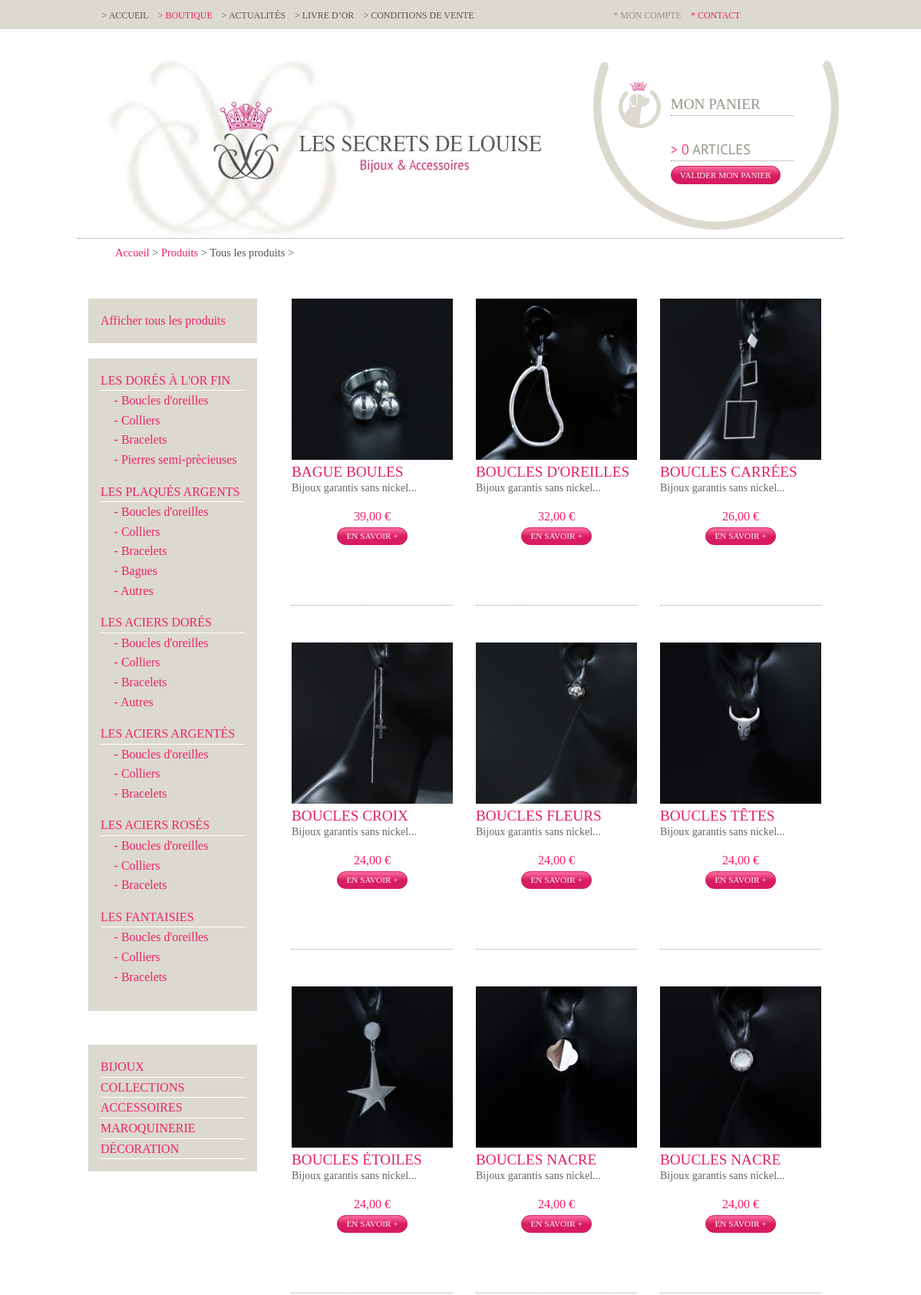
/categories.php (upper part), run on the app's committed database.
### tables this page shows
CREATE TABLE `catproduct` (
  `id` int(10) unsigned NOT NULL AUTO_INCREMENT,
  `label` varchar(250) NOT NULL,
  `description` text,
  `parent` int(11) NOT NULL DEFAULT '0',
  `image` varchar(250) DEFAULT NULL,
  `level` int(11) NOT NULL DEFAULT '0',
  `ordre` smallint(6) NOT NULL DEFAULT '100',
  PRIMARY KEY (`id`)
);

CREATE TABLE `rubrique` (
  `id` smallint(5) unsigned NOT NULL AUTO_INCREMENT,
  `label` varchar(50) NOT NULL,
  `sous_titre` varchar(100) NOT NULL,
  `image` varchar(100) NOT NULL,
  PRIMARY KEY (`id`)
);

CREATE TABLE `product` (
  `id` int(10) unsigned NOT NULL AUTO_INCREMENT,
  `date_creation` timestamp NOT NULL DEFAULT CURRENT_TIMESTAMP,
  `date_suppr` timestamp NULL DEFAULT NULL,
  `reference` varchar(250) DEFAULT NULL,
  `prix` decimal(10,2) DEFAULT NULL,
  `libprix` varchar(120) DEFAULT NULL,
  `shipping` decimal(10,2) NOT NULL DEFAULT '0.00',
  `label` varchar(250) NOT NULL,
  `titreaccroche` varchar(250) DEFAULT NULL,
  `accroche` text,
  `description` text,
  `image1` varchar(250) DEFAULT NULL,
  `image2` varchar(250) DEFAULT NULL,
  `image3` varchar(250) DEFAULT NULL,
  `actif` tinyint(4) NOT NULL DEFAULT '1',
  PRIMARY KEY (`id`)
);

### admin/classes/StorageManager.php (called while the page is built, shortened)
<?php
class StorageManager{
	protected function dbConnect() {
	    $host = DBHOST;
	    $user = DBUSER;
	    $pass = DBPASSWD;
	    $bdd  = DBNAME;
		try {
			$this->mysqli = new mysqli ($host, $user, $pass, $bdd) ;
		} catch (Exception $e) {
			throw new Exception("Erreur Connexion DB ". $e->getMessage());
		}
	}
}
?>

### admin/classes/Catproduct.php (called while the page is built, shortened)
<?php
require_once("StorageManager.php");
class Catproduct extends StorageManager {
	var $i = 0;
	public function catproductByParentGet($id){
		$requete = "SELECT * FROM `catproduct` WHERE parent=". $id ." ORDER BY ordre" ;
		$new_array = null;
		$result = mysqli_query($this->mysqli,$requete);
		while( $row = mysqli_fetch_assoc( $result)){
			$new_array[] = $row;
		}
		return $new_array;
	}
	public function getCategorieByProduct($id){
		$requete = "SELECT catproduct.label as catlabel,catproduct.id as catid,catproduct.image as descat
					FROM product
					INNER JOIN product_categorie ON product.id=product_categorie.id_product
					INNER JOIN catproduct ON catproduct.id = product_categorie.id_categorie
					WHERE product.id=". $id ;
		$new_array = null;
		$result = mysqli_query($this->mysqli,$requete);
		while( $row = mysqli_fetch_assoc( $result)){
			$new_array[] = $row;
		}
		return $new_array;
	}
	public function getRubriqueByProduct($id){
		$new_array = null;
		return $new_array;
	}
	public function getCouleurByProduct($id){
		$requete = "SELECT couleur.label as couleurlabel,couleur.id as couleurid
					FROM product
					INNER JOIN product_couleur ON product.id=product_couleur.id_product
					INNER JOIN couleur ON couleur.id = product_couleur.id_couleur
					WHERE product.id=". $id ;
		$new_array = null;
		$result = mysqli_query($this->mysqli,$requete);
		while( $row = mysqli_fetch_assoc( $result)){
			$new_array[] = $row;
		}
		return $new_array;
	}
	public function getRubriques( $id=0, $debug=false ){
		$sql = "SELECT * FROM rubrique";
		$sql .= " ORDER BY id ASC;";
		$new_array = null;
		$result = mysqli_query($this->mysqli,$sql);
		while( $row = mysqli_fetch_assoc( $result)){
			$new_array[] = $row;
		}
		return $new_array;
	}
	public function catproduitViewIterative($result){
		if ($this->i==0){
			$result = $this->catproductByParentGet(0);
		}
		if (!empty($result)) {
			foreach ($result as $value) {
				$result = $this->catproductByParentGet($value['id']);
				$this->i++;
			}
		}
	}
	public function productGet( $id, $offset, $count, $categorie, $rubrique, $actif, $debug=false ){
		try {
			if (!isset($id)){
				if (isset($offset) && isset($count)) {
					if (empty($categorie) && empty($rubrique)) {
						$sql = "SELECT product.id, product.reference, product.prix, product.shipping, product.libprix, product.label
									,product.image1, product.accroche
									FROM product WHERE actif = $actif
									ORDER BY product.reference ASC
									LIMIT ". $offset .",". $count .";" ;
					}
				} else {
					if ( $debug ) echo "--- 5<br>";
					$sql = "SELECT * FROM `product` WHERE actif = $actif ORDER BY `reference`;" ;
				}
			} else {
				if ( $debug ) echo "--- 6<br>";
				$sql = "SELECT product.*
					FROM product
					WHERE product.id=". $id ;
			}
			$new_array = null;
			$result = mysqli_query($this->mysqli,$sql);
			while( $row = mysqli_fetch_assoc( $result)){
				$resultdetailCat = $this->getCategorieByProduct($row['id']);
				$resultdetailRubrique = $this->getRubriqueByProduct($row['id']);
				$resultdetailCouleur = $this->getCouleurByProduct($row['id']);
				$resultSousRef = $this->productsousrefGet($row['id'], null);
				$row['categories'] = $resultdetailCat;
				$row['rubriques'] = $resultdetailRubrique;
				$row['couleurs'] = $resultdetailCouleur;
				$row['sousref'] = $resultSousRef;
				$new_array[] = $row;
			}
			return $new_array;
		} catch (Exception $e) {
			die('Erreur : ' . $e->getMessage());
			return "errrrrrrooooOOor";
		}
	}
	public function productsousrefGet( $id_product, $id_souref ){
		$sql = null;
		try {
			if (isset($id_souref)){
				$sql = "SELECT product_sousref.id,product_sousref.sousref,product_sousref.id_color,
							product_sousref.id_size,product_sousref.stock, color.label as color, size.label as size
						FROM product_sousref
						INNER JOIN color ON color.id = product_sousref.id_color
						INNER JOIN size ON size.id = product_sousref.id_size
						WHERE product_sousref.id=". $id_souref .";" ;
			} else {
				$sql = "SELECT product_sousref.id,product_sousref.sousref,product_sousref.id_color, product_sousref.id_size,product_sousref.stock, color.label as color, size.label as size
						FROM product_sousref
						INNER JOIN color ON color.id = product_sousref.id_color
						INNER JOIN size ON size.id = product_sousref.id_size
						WHERE product_sousref.id_product=". $id_product ."
						ORDER BY product_sousref.id_color;" ;
			}
			$new_array = null;
			$result = mysqli_query($this->mysqli,$sql);
			while( $row = mysqli_fetch_assoc( $result)){
				$new_array[] = $row;
			}
			return $new_array;
		} catch (Exception $e) {
			die('Erreur : ' . $e->getMessage());
			return "errrrrrrooooOOor";
		}
	}
}

### admin/classes/Panier.php (called while the page is built, shortened)
<?php
require_once("StorageManager.php");
class Panier extends StorageManager {
	public function quantiteArticlesPanier($session){
	  $sql = "SELECT count(id) as quantite
					FROM panier
					WHERE session = '". $session ."';";
	  $new_array = null;
	  $result = mysqli_query($this->mysqli,$sql);
	  while(($row = mysqli_fetch_assoc($result)) != false){
	    $new_array[] = $row;
	  }
	  return $new_array[0];
	}
}

### categories.php (the view, shortened to what this page needs)
<?
	require 'admin/classes/Catproduct.php';
	$idcat = ( !empty( $_GET[ "idcat" ] ) ) ? $_GET[ "idcat" ] : null;
	$idrub = ( !empty( $_GET[ "idrub" ] ) ) ? $_GET[ "idrub" ] : null;
	$id_color = ( !empty( $_GET[ "id_color" ] ) ) ? $_GET[ "id_color" ] : null;
	try {
	   if ( empty( $id_color ) ) {
			$catproduct = new Catproduct();
			$epp = 33;
			$current = 1;
			$start = ($current * $epp - $epp);
			$result = $catproduct->productGet(null, $start, $epp, $idcat, $idrub,1);
			$catproduct->catproduitViewIterative(null);
			$resultCat = $catproduct->tabView;
			if (!empty($idcat)) {
				$result2 = $catproduct->catproductGet($idcat);
				$libCategorie = $result2[0][ "label" ];
			} else {
				$libCategorie ='Tous les produits';
			}
			$resultRub = $catproduct->getRubriques();
			$libRubrique ='';
	   }
	}
	catch ( Exception $e ) {
		echo 'Erreur contactez votre administrateur <br> :',  $e->getMessage(), "\n";
		$catproduct = null;
		exit();
	}
?>
<!doctype html>
<html class="no-js" lang="en">
	<head>
		<? include( "inc/meta.php" ); ?>
	</head>
	<body class="categories">
		<? include( "inc/header.php" ); ?>
		<div class="row breadcrumb">
		    <?
		    if ( empty( $id_color ) ) {
		    	echo "<a href='/'>Accueil</a> > <a href='categories.php'>Produits</a> > " . $libCategorie . " > " . $libRubrique . "\n";
			}
			else {
				echo "<a href='/'>Accueil</a> > <a href='categories.php'>Produits</a> > Votre article en fonction de votre tenue\n";
			}
			?>
		</div>
		<div class="row">
			<?
			if ( empty( $id_color ) ) {
				?>
				<div class="large-3 medium-3 small-12 columns menu-categories">
					<ul>
						<a href="categories.php">Afficher tous les produits</a>
					</ul>
					<ul>
						<?
						if ( !empty( $resultCat ) ) {
							$j=0;
							foreach ( $resultCat as $value ) {
								$decalage = "";
								$j++;
								$activ = ( $idcat == $value[ "id" ] ) ? 'class="active"' : '';
								if ( $value[ "level" ] == 0 ) {
									if ( $j > 1 ) {
										echo "		</ul>\n";
										echo "	</li>\n";
									}
									echo "	<li " . $activ . ">\n";
									echo "		<a href='categories.php?idcat=" . $value[ "id" ] . "'>" . $decalage . $value[ "label" ] . "</a>\n";
									echo "		<ul>\n";
								}
								if ( $value[ "level" ] != 0 ) {
									echo "	<li " . $activ . "><a href='categories.php?idcat=" . $value[ "id" ] . "'>- " . $decalage . $value[ "label" ] . "</a></li>\n";
								}
							}
							echo "		</ul>\n";
							echo "	</li>\n";
						}
						?>
					</ul>
					<br>
					<ul>
						<?
						if ( !empty( $resultRub ) ) {
							$j=0;
							foreach ( $resultRub as $value ) {
								$j++;
								$activ = ( $idrub == $value[ "id" ] ) ? 'class="active"' : '';
								if ( $j > 1 ) {
									echo "	</li>\n";
								}
								echo "	<li " . $activ . ">\n";
								echo "		<a href='categories.php?idcat=" . $idcat . "&idrub=" . $value[ "id" ] . "'>" . $value[ "label" ] . "</a>\n";
							}
							echo "	</li>\n";
						}
						?>
					</ul>
				</div>
				<?
			}
			?>
			<div class="large-9 medium-9 small-12 columns">
				<div class="row products-list">
					<?
					if (!empty($result)) {
						foreach ($result as $value) {
							?>
							<div class="large-4 medium-4 small-12 columns">
								<div class="content">
									<a href="/photos/products<?=$value[ "image1" ] ?>" class="fancybox">
										<span>
											<img src="/photos/products/thumbs<?=$value[ "image1" ] ?>" alt="" class="img" />
										</span>
										<h4><?=$value[ "label" ] ?></h4>
										<p><?=substr($value[ "accroche" ], 0,100).'...' ?></p>
										<span class="prix"><?=number_format($value[ "prix" ], 2, ',', ' '); ?> <?=$value[ "libprix" ]?><br></span>
									</a>
									<button onclick="location.href='produit.php?id=<?=$value[ "id" ] ?>&idcat=<?=$idcat ?>'">En savoir +</button>
								</div>
							</div>
							<?
						}
					}
					else {
						?>
						<br><br><br>
						<h4>Nous n'avons pas d'articles correspondant à votre recherche.</h4>
						<?
					}
					?>
				</div>
			</div>
		</div>
	</body>
</html>

### style.css (style rules this page uses)
.row .row { margin-left:auto;margin-right:auto;max-width:62.5em; }
h1, h2, h3, h4, h5, h6 { font-family:'Tinos', serif;text-transform:uppercase;font-weight:normal; }
button { border-radius:3em;font-family:'Tinos', serif;font-size:.7em;text-transform:uppercase;margin:0;padding:.44em 1em;border: 1px solid #d5195b;background-image:-moz-linear-gradient(bottom, #d71d5f 0%, #d71d5f 48.22%, #fb6fa1 100%);background-image:-o-linear-gradient(bottom, #d71d5f 0%, #d71d5f 48.22%, #fb6fa1 100%);background-image:-webkit-linear-gradient(bottom, #d71d5f 0%, #d71d5f 48.22%, #fb6fa1 100%);background-image:linear-gradient(bottom, #d71d5f 0%, #d71d5f 48.22%, #fb6fa1 100%); }
body { font-family:'Tinos', serif; }
.content { max-width:62.5em; }
.breadcrumb { margin-top:0.5rem;font-size:0.9rem; }
.products-list div { text-align:center;cursor:pointer; }
.products-list .content { position:relative;border-bottom:1px dotted #989488;margin-top:3em;height:25em; }
.products-list div h4 { text-align:left;color:#e32065;font-size:1.2em;margin-bottom:0; }
.products-list div p { text-align:left;color:#666;font-size:.88em;line-height:.88em; }
.products-list div .img { position: relative;-webkit-border-radius:0;-moz-border-radius:0;border-radius:0;-webkit-transition: all .6s ease-in-out;-moz-transition: all .6s ease-in-out;-o-transition: all .6s ease-in-out;-ms-transition: all .6s ease-in-out;transition: all .6s ease-in-out;-webkit-filter:grayscale(0);-moz-filter:grayscale(0);-ms-filter:grayscale(0);-o-filter:grayscale(0);filter:grayscale(0); }
[class*="column"] + [class*="column"]:last-child { float:left; }
.menu-categories { padding-top:3em; }
.menu-categories ul { list-style-type:none;margin-left:0;padding:1rem;background:#dcd9cf; }
.menu-categories ul ul { padding:0;display:block; }
.menu-categories ul li a { border-bottom:1px solid #fff;display:block;text-transform:uppercase; }
.menu-categories ul ul li { padding-left:1.1rem; }
.menu-categories ul ul li a { display:initial;border:none;text-transform:none; }
.menu-categories ul ul li:last-child { margin-bottom:1rem; }

### data on the page
catproduct: label "LES DORÉS À L'OR FIN"
catproduct: label "Boucles d'oreilles"
catproduct: label "Colliers"
catproduct: label "Bracelets"
catproduct: label "Pierres semi-prècieuses"
catproduct: label "LES PLAQUÉS ARGENTS"
catproduct: label "Boucles d'oreilles"
catproduct: label "Colliers"
catproduct: label "Bracelets"
catproduct: label "Bagues"
catproduct: label "Autres"
catproduct: label "LES ACIERS DORÉS"
catproduct: label "Boucles d'oreilles"
catproduct: label "Colliers"
catproduct: label "Bracelets"
catproduct: label "Autres"
catproduct: label "LES ACIERS ARGENTÉS"
catproduct: label "Boucles d'oreilles"
catproduct: label "Colliers"
catproduct: label "LES ACIERS ROSÉS"
catproduct: label "Boucles d'oreilles"
catproduct: label "Colliers"
catproduct: label "Bracelets"
catproduct: label "LES FANTAISIES"
catproduct: label "Boucles d'oreilles"
catproduct: label "Colliers"
catproduct: label "Bracelets"
rubrique: label "BIJOUX"
rubrique: label "COLLECTIONS"
rubrique: label "ACCESSOIRES"
rubrique: label "MAROQUINERIE"
rubrique: label "DÉCORATION"
product: image1 (picture), label "BAGUE BOULES", accroche "Bijoux garantis sans nickel", prix "39,00", libprix "€"
product: image1 (picture), label "BOUCLES D'OREILLES", accroche "Bijoux garantis sans nickel", prix "32,00", libprix "€"
product: image1 (picture), label "BOUCLES CARRÉES", accroche "Bijoux garantis sans nickel", prix "26,00", libprix "€"
product: image1 (picture), label "BOUCLES CROIX", accroche "Bijoux garantis sans nickel", prix "24,00", libprix "€"
product: image1 (picture), label "BOUCLES FLEURS", accroche "Bijoux garantis sans nickel", prix "24,00", libprix "€"
product: image1 (picture), label "BOUCLES TÊTES", accroche "Bijoux garantis sans nickel", prix "24,00", libprix "€"
product: image1 (picture), label "BOUCLES ÉTOILES", accroche "Bijoux garantis sans nickel", prix "24,00", libprix "€"
product: image1 (picture), label "BOUCLES NACRE", accroche "Bijoux garantis sans nickel", prix "24,00", libprix "€"
product: image1 (picture), label "BOUCLES NACRE", accroche "Bijoux garantis sans nickel", prix "24,00", libprix "€"

### other printed values
$result2['quantite'] "0"
$libCategorie "Tous les produits"
$value[ "label" ] "Bracelets"
